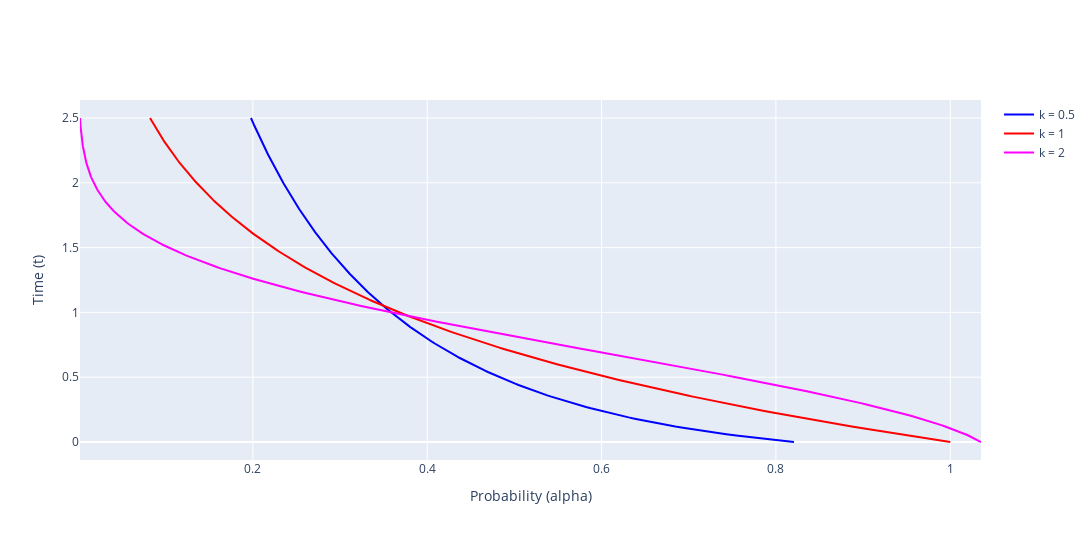

Notebook code cell kept with this figure:
### Markdown cell above
##### S^-1(alpha)

### Code cell
# @title Inverse survival function
fig = go.Figure()
fig.add_traces([
    go.Scatter(x=[1-i for i in y_CDF_05], y=t_values, mode='lines', marker = {'color' : 'blue'}, name="k = 0.5"),
    go.Scatter(x=[1-i for i in y_CDF_1], y=t_values, mode='lines', marker = {'color' : 'red'}, name="k = 1"),
    go.Scatter(x=[1-i for i in y_CDF_2], y=t_values, mode='lines', marker = {'color' : 'magenta'}, name="k = 2")
])
fig.update_layout(
    height=1080*0.5,
    width=1920*0.6,
    xaxis_title="Probability (alpha)",
    yaxis_title="Time (t)"
)
fig.show()

### Figure 1 — Plotly figure (JSON) as saved in the notebook; plotly's stock layout.template omitted (floating-point values rounded to 4 significant figures; data arrays with more than 128 entries replaced by an {"elided": "..."} marker saying what was removed)
{"data": [{"marker": {"color": "blue"}, "mode": "lines", "name": "k = 0.5", "type": "scatter", "x": {"elided": "251 float values"}, "y": {"elided": "251 float values"}}, {"marker": {"color": "red"}, "mode": "lines", "name": "k = 1", "type": "scatter", "x": {"elided": "251 float values"}, "y": {"elided": "251 float values"}}, {"marker": {"color": "magenta"}, "mode": "lines", "name": "k = 2", "type": "scatter", "x": {"elided": "251 float values"}, "y": {"elided": "251 float values"}}], "layout": {"height": 540, "width": 1152, "xaxis": {"title": {"text": "Probability (alpha)"}}, "yaxis": {"title": {"text": "Time (t)"}}}}
